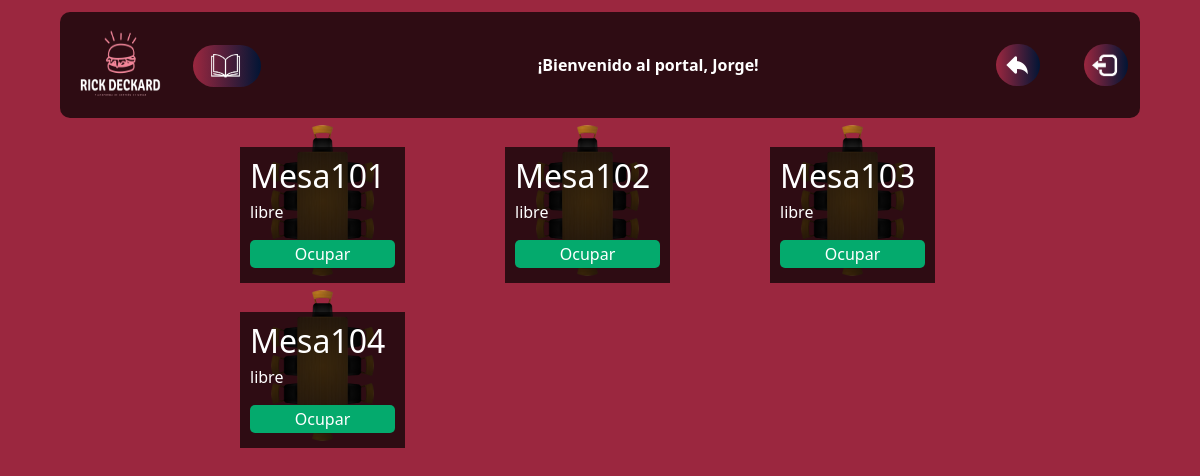
Page /mesas.php?id=1 (signed in) on the committed database.
### tables this page shows
CREATE TABLE mesas (
    id_mesa INT PRIMARY KEY AUTO_INCREMENT,
    numero_mesa INT,
    id_sala INT,
    estado ENUM('libre','ocupada') DEFAULT ('libre'),    
    tipo_mesa VARCHAR(50),
    descripcion VARCHAR(255),
    FOREIGN KEY (id_sala) REFERENCES salas(id_sala)      
);

### mesas.php (the view, shortened to what this page needs)
<!DOCTYPE html>
<html lang="en">
<head>
    <link rel="stylesheet" href="./css/mesas.css">
    <link href="https://cdn.jsdelivr.net/npm/bootstrap@5.0.2/dist/css/bootstrap.min.css" rel="stylesheet">
</head>
<body>
    <nav class="navbar navbar-light bg-lights position-top">
        <div class="container">
            <div>
                <a class="navbar-brand " href="./home.php">
                    <img src="./img/LOGORICK _Blanco.png" alt="" width="100" height="90">
                    <a href="./registro.php"><button class="atrasboton"><img class="atrasimg" src="./img/libro.png" alt=""></button></a>
                </a>
            </div>
            <div class="saludo">
                <b>¡Bienvenido al portal, <?php echo $_SESSION['user'];?>!</b>
            </div>
            <div>
                <a href="./home.php"><button class="atrasboton"><img class="atrasimg" src="./img/atras.png" alt=""></button></a>
                <a href="./inc/salir.php"><button class="logoutboton"><img class="logoutimg" src="./img/LOGOUT.png" alt=""></button></a>
            </div>
        </div>
    </nav>
    <?php
    if (!isset($_GET['id'])) {
        header("Location: ./home.php");
        exit;
    } else {
        try {
            require './inc/conexion.php';
            $id = trim(htmlspecialchars($_GET['id']));
            $sql = "SELECT * FROM mesas WHERE id_sala = ?";
            $stmt = $pdo->prepare($sql);
            $stmt->bindParam(1, $id, PDO::PARAM_INT);
            $stmt->execute();
            $res = $stmt->fetchAll(PDO::FETCH_ASSOC);
        } catch (Exception $e) {
            echo "Error: " . $e->getMessage();
        }
        echo '<div class="centrado">';
        $i = 0;
        foreach ($res as $mesa) {
            if ($i % 3 == 0 || $i == 0) {
                echo '<div class="image-grid">';
            }
            echo '<a><div class="image-item">';
            if ($mesa['estado'] == "ocupada") {
                echo '<img class="filtro" src="./img/mesas.png" alt="Imagen 1">';
                echo '<div class="image-text"><h2> Mesa' . $mesa['numero_mesa'] . '</h2>';
                echo '<p class="diss">' . $mesa['estado'] . '</p>';
                $clase = 'class ="btn2 danger  btn-block" value="Desocupar" ';
            } else {
                echo '<img class="" src="./img/mesas.png" alt="Imagen 1">';
                echo '<div class="image-text"><h2> Mesa' . $mesa['numero_mesa'] . '</h2>';
                echo '<p>' . $mesa['estado'] . '</p>';
                $clase = 'class ="btn2 success btn-block" value="Ocupar" ';
            }
            echo "<form method='POST' action='./inc/procesar.php'>";
            echo "<input " . $clase . " type='submit'>";
            echo "</form>";
            echo '</div></div></a>';
            if ($i == 2) {
                echo '</div>';
            }
            $i++;
        }
    }
    ?>
</body>
</html>

### css/mesas.css (style rules this page uses)
* { box-sizing: border-box; margin: 0; padding: 0; }
.navbar { margin-top: 1%; margin-right: 5%; margin-left: 5%; border-radius: 10px; }
.saludo { color: white; }
.logoutboton { color: white; background: linear-gradient(to right, #9B273F, #011535); border: none; border-radius: 4vh; cursor: pointer; transition: all 0.3s ease 0s; }
.logoutimg { height: 4vh; margin: 0.6vh; margin-right: 0.9vh; transition: all 0.3s ease 0s; }
.bg-lights { background-color: rgba(0, 0, 0, 0.7) !important; }
.btn-block { width: 100%; display: block; margin-bottom: 5px; }
.btn2 { border: none; color: white; padding: 2px 4px; cursor: pointer; border-radius: 5px; }
.success { background-color: #04AA6D; }
body { font-family: Arial, sans-serif; line-height: 1.6; background-color: #9B273F !important; background-position: center; background-repeat: no-repeat; background-size: cover; }
.atrasboton { color: white; background: linear-gradient(to right, #9B273F, #011535); border: none; border-radius: 4vh; cursor: pointer; transition: all 0.3s ease 0s; margin-right: 5vh; }
.atrasimg { height: 4vh; margin: 0.6vh; margin-right: 0.9vh; transition: all 0.3s ease 0s; }
.centrado { display: flex; justify-content: center; align-items: center; flex-wrap: wrap; margin-left: 20%; }
.image-grid { display: grid; grid-template-columns: repeat(4, 1fr); gap: 100px; margin: 0 auto; padding-top: 0%; width: 200vh; }
.image-item { position: relative; width: 100%; padding-bottom: 100%; overflow: hidden; transition: transform 0.3s ease-in-out; }
.image-item img { position: absolute; top: 0; left: 0; width: 100%; height: 100%; object-fit: cover; }
.image-text { position: absolute; bottom: 0; left: 0; width: 100%; background-color: rgba(0, 0, 0, 0.7); color: white; padding: 10px; box-sizing: border-box; }
.image-text h2 { margin-bottom: 5px; }

### rows in the picture
mesas: numero_mesa "101", estado "libre"
mesas: numero_mesa "102", estado "libre"
mesas: numero_mesa "103", estado "libre"
mesas: numero_mesa "104", estado "libre"

### other values in the picture
$_SESSION['user'] "Jorge"
